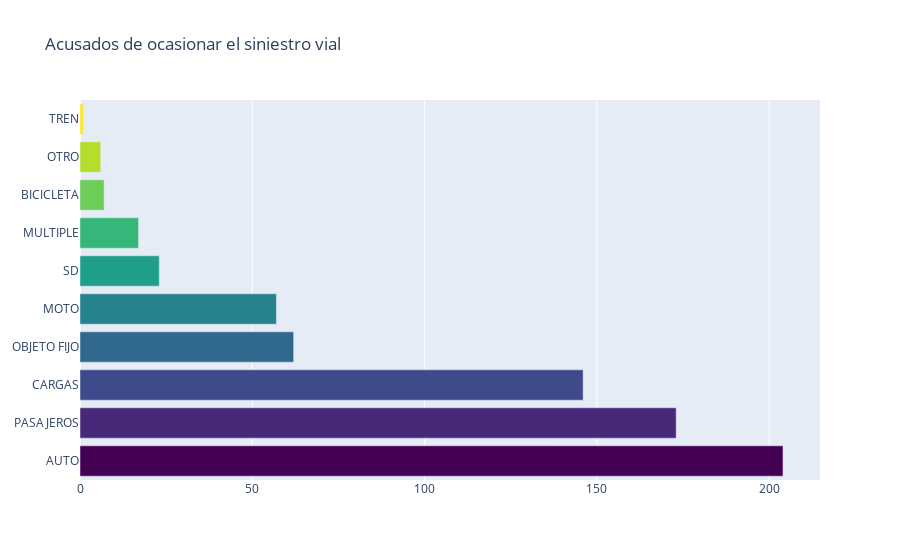

This figure's notebook cell:
### Code cell
color_palette = ['#440154', '#482878', '#3e4a89', '#31688e', '#26828e', '#1f9e89', '#35b779', '#6dcd59', '#b4de2c', '#fde725']

fig1 = go.Figure(data=[go.Bar(x=siniestros_viales_hechos['ACUSADO'].value_counts().values, y=siniestros_viales_hechos['ACUSADO'].value_counts().index, orientation='h', marker_color=color_palette)])
fig1.update_layout(title_text='Acusados de ocasionar el siniestro vial')
fig1.show()

### Figure 1 — Plotly figure (JSON) as saved in the notebook; plotly's stock layout.template omitted (floating-point values rounded to 4 significant figures)
{"data": [{"marker": {"color": ["#440154", "#482878", "#3e4a89", "#31688e", "#26828e", "#1f9e89", "#35b779", "#6dcd59", "#b4de2c", "#fde725"]}, "orientation": "h", "type": "bar", "x": [204, 173, 146, 62, 57, 23, 17, 7, 6, 1], "y": ["AUTO", "PASAJEROS", "CARGAS", "OBJETO FIJO", "MOTO", "SD", "MULTIPLE", "BICICLETA", "OTRO", "TREN"]}], "layout": {"title": {"text": "Acusados de ocasionar el siniestro vial"}}}
